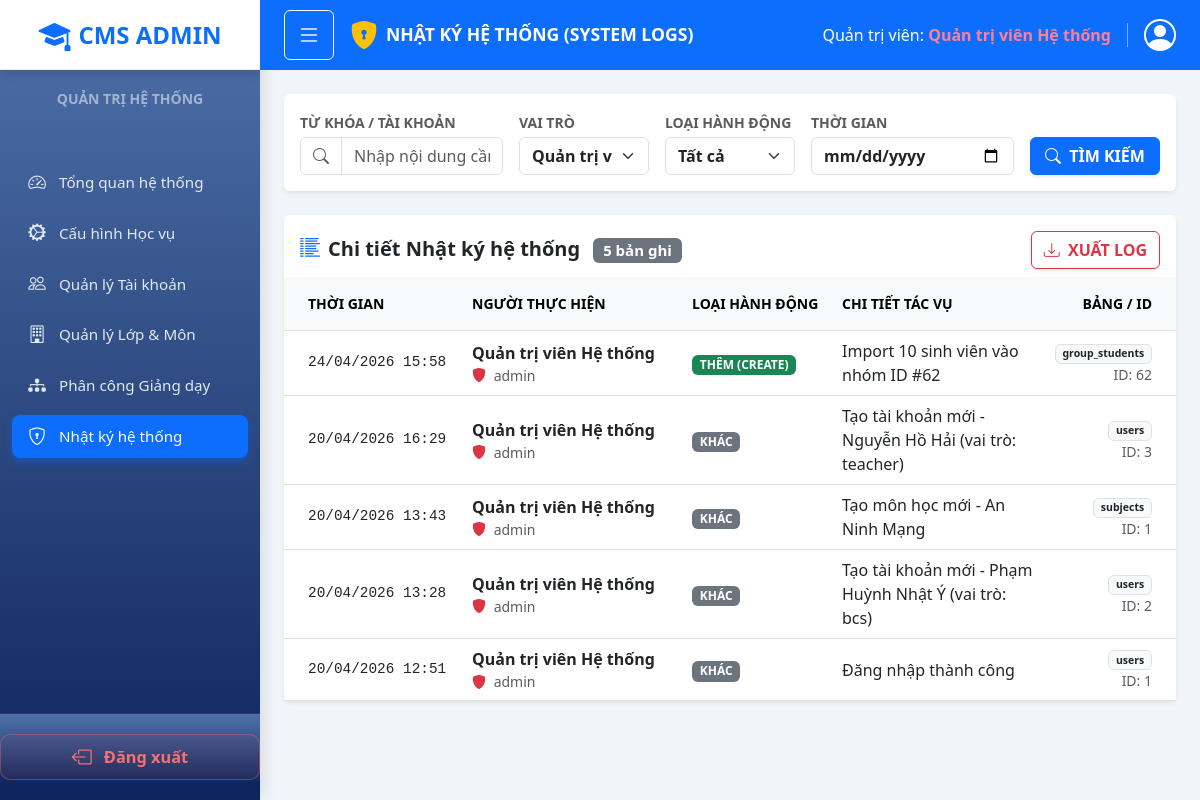
The page /views/admin/system-logs.php?role=admin (signed in) on the database its author committed.
### tables this page shows
CREATE TABLE `system_logs` (
  `id` int(11) NOT NULL AUTO_INCREMENT,
  `user_id` int(11) DEFAULT NULL,
  `action` varchar(255) DEFAULT NULL,
  `target_table` varchar(50) DEFAULT NULL,
  `target_id` int(11) DEFAULT NULL,
  `created_at` timestamp NOT NULL DEFAULT current_timestamp(),
  PRIMARY KEY (`id`),
  KEY `user_id` (`user_id`),
  CONSTRAINT `system_logs_ibfk_1` FOREIGN KEY (`user_id`) REFERENCES `users` (`id`) ON DELETE SET NULL
);

CREATE TABLE `users` (
  `id` int(11) NOT NULL AUTO_INCREMENT,
  `username` varchar(50) DEFAULT NULL,
  `password` varchar(255) DEFAULT NULL,
  `full_name` varchar(100) DEFAULT NULL,
  `email` varchar(100) NOT NULL,
  `google_id` varchar(255) DEFAULT NULL,
  `role` enum('student','bcs','teacher','support_admin','admin') DEFAULT 'student',
  `secondary_role` enum('student','bcs','teacher','admin') DEFAULT NULL,
  `is_active` tinyint(1) DEFAULT 1 COMMENT '1: Hoạt động, 0: Bị khóa',
  `position` varchar(100) DEFAULT NULL COMMENT 'Chức vụ (BCS): Lớp trưởng, Lớp phó',
  `academic_title` varchar(50) DEFAULT NULL COMMENT 'Học hàm/học vị: GS, PGS, TS, ThS, CN...',
  `avatar` varchar(255) DEFAULT NULL,
  `birth_date` date DEFAULT NULL,
  `phone_number` varchar(20) DEFAULT NULL,
  `address` varchar(255) DEFAULT NULL,
  `created_at` timestamp NOT NULL DEFAULT current_timestamp(),
  PRIMARY KEY (`id`),
  UNIQUE KEY `email` (`email`)
);

### config/config.php (called while the page is built, shortened)
<?php
function getDBConnection() {
    global $conn;
    if (!isset($conn) || $conn === false) {
        try {
            $conn = mysqli_connect(DB_HOST, DB_USER, DB_PASS, DB_NAME, DB_PORT);
        } catch (Throwable $e) {
            $safeHost = DB_HOST ?: '(empty-host)';
            throw new Exception("Lỗi kết nối database tới '{$safeHost}'. Vui lòng kiểm tra DB_HOST/DB_NAME/DB_USER/DB_PASS trong .env.local hoặc biến môi trường host. Chi tiết: " . $e->getMessage());
        }
        mysqli_set_charset($conn, "utf8mb4");
    }
    return $conn;
}
function e($string) {
    return htmlspecialchars($string ?? '', ENT_QUOTES, 'UTF-8');
}
function db_query($sql, $params = []) {
    $conn = getDBConnection();
    $stmt = mysqli_prepare($conn, $sql);
    if (!empty($params)) {
        $types = str_repeat('s', count($params));
        mysqli_stmt_bind_param($stmt, $types, ...$params);
    }
    $execResult = mysqli_stmt_execute($stmt);
    $trimmedSql = trim($sql);
    $isSelect = preg_match('/^\s*(SELECT|SHOW|DESCRIBE|EXPLAIN)\s/i', $trimmedSql);
    if ($isSelect) {
        $result = mysqli_stmt_get_result($stmt);
        return $result;
    }
}
function db_fetch_all($sql, $params = []) {
    $result = db_query($sql, $params);
    $rows = [];
    while ($row = mysqli_fetch_assoc($result)) {
        $rows[] = $row;
    }
    return $rows;
}
function db_count($sql, $params = []) {
    $result = db_query($sql, $params);
    $row = mysqli_fetch_assoc($result);
    return $row ? array_values($row)[0] : 0;
}

### config/helpers.php (called while the page is built, shortened)
<?php
function formatDateTime($date, $format = 'd/m/Y H:i') {
    $timestamp = is_string($date) ? strtotime($date) : $date;
    return date($format, $timestamp);
}

### views/admin/system-logs.php (the view, shortened to what this page needs)
<?php
require_once __DIR__ . '/../../config/config.php';
require_once __DIR__ . '/../../config/helpers.php';
$search = $_GET['search'] ?? '';
$roleFilter = $_GET['role'] ?? 'all';
$actionFilter = $_GET['action'] ?? 'all';
$dateFilter = $_GET['date'] ?? '';
$whereConditions = [];
$params = [];
if ($roleFilter !== 'all') {
    $whereConditions[] = "u.role = ?";
    $params[] = $roleFilter;
}
$whereClause = '';
if (count($whereConditions) > 0) {
    $whereClause = 'WHERE ' . implode(' AND ', $whereConditions);
}
$countSql = "SELECT COUNT(*) as total FROM system_logs sl
             LEFT JOIN users u ON sl.user_id = u.id
             $whereClause";
$totalRecords = (int) db_count($countSql, $params);
$perPage = 15;
$currentPage = isset($_GET['page']) ? max(1, (int)$_GET['page']) : 1;
$offset = ($currentPage - 1) * $perPage;
$sql = "SELECT sl.*, u.full_name, u.username, u.role, u.email
        FROM system_logs sl
        LEFT JOIN users u ON sl.user_id = u.id
        $whereClause
        ORDER BY sl.created_at DESC
        LIMIT $perPage OFFSET $offset";
$logs = db_fetch_all($sql, $params);
function getActionType($action) {
    $action = strtolower($action);
    if (strpos($action, 'create') !== false || strpos($action, 'thêm') !== false || strpos($action, 'import') !== false) {
        return ['type' => 'create', 'label' => 'THÊM (CREATE)', 'class' => 'bg-success'];
    }
    return ['type' => 'other', 'label' => 'KHÁC', 'class' => 'bg-secondary'];
}
function getRoleDisplay($role, $fullName) {
    $roleConfig = [
        'admin' => ['icon' => 'bi-shield-fill', 'icon_class' => 'text-danger', 'badge_class' => 'bg-danger text-white', 'label' => 'Quản trị viên'],
        'teacher' => ['icon' => 'bi-person-video3', 'icon_class' => 'text-primary', 'badge_class' => 'bg-primary text-white', 'label' => 'Giảng viên'],
        'bcs' => ['icon' => 'bi-star-fill', 'icon_class' => 'text-warning', 'badge_class' => 'bg-warning text-dark', 'label' => 'Ban Cán Sự'],
        'student' => ['icon' => 'bi-person', 'icon_class' => 'text-info', 'badge_class' => 'bg-info text-white', 'label' => 'Sinh viên'],
    ];
    return $roleConfig[$role] ?? ['icon' => 'bi-person', 'icon_class' => 'text-secondary', 'badge_class' => 'bg-secondary text-white', 'label' => $role];
}
?>
<!DOCTYPE html>
<html lang="vi">
<head>
    <link href="https://cdn.jsdelivr.net/npm/bootstrap@5.3.0/dist/css/bootstrap.min.css" rel="stylesheet">
    <link href="https://cdn.jsdelivr.net/npm/bootstrap-icons@1.10.5/font/bootstrap-icons.css" rel="stylesheet">
    <link rel="stylesheet" href="../../public/css/style.css">
    <link rel="stylesheet" href="../../public/css/layout.css">
    <link rel="stylesheet" href="../../public/css/admin/admin-layout.css">
    <link rel="stylesheet" href="../../public/css/admin/system-logs.css">
</head>
<body class="dashboard-body">
<?php
require_once __DIR__ . '/../../layouts/admin-sidebar.php';
?>
<div class="main-content admin-main-content" id="mainContent">
<?php
require_once __DIR__ . '/../../layouts/admin-topbar.php';
?>
    <div class="p-4">
        <div class="card shadow-sm border-0 mb-4">
            <div class="card-body">
                <form method="GET" action="" class="row g-3 align-items-end">
                    <div class="col-md-3">
                        <label class="fw-bold small text-muted mb-1">TỪ KHÓA / TÀI KHOẢN</label>
                        <div class="input-group">
                            <span class="input-group-text bg-white"><i class="bi bi-search text-muted"></i></span>
                            <input type="text" name="search" class="form-control" placeholder="Nhập nội dung cần tìm..." value="<?php echo e($search); ?>">
                        </div>
                    </div>
                    <div class="col-md-2">
                        <label class="fw-bold small text-muted mb-1">VAI TRÒ</label>
                        <select name="role" class="form-select fw-bold">
                            <option value="admin" <?php echo $roleFilter === 'admin' ? 'selected' : ''; ?>>Quản trị viên</option>
                        </select>
                    </div>
                    <div class="col-md-2">
                        <label class="fw-bold small text-muted mb-1">LOẠI HÀNH ĐỘNG</label>
                        <select name="action" class="form-select fw-bold">
                            <option value="all" <?php echo $actionFilter === 'all' ? 'selected' : ''; ?>>Tất cả</option>
                        </select>
                    </div>
                    <div class="col-md-3">
                        <label class="fw-bold small text-muted mb-1">THỜI GIAN</label>
                        <input type="date" name="date" class="form-control fw-bold" value="<?php echo e($dateFilter); ?>">
                    </div>
                    <div class="col-md-2 text-md-end">
                        <button type="submit" class="btn btn-primary fw-bold shadow-sm w-100">
                            <i class="bi bi-search me-1"></i> TÌM KIẾM
                        </button>
                    </div>
                </form>
            </div>
        </div>
        <div class="card shadow-sm border-0">
            <div class="card-header bg-white pt-3 pb-2 border-0 d-flex justify-content-between align-items-center">
                <h5 class="fw-bold text-dark m-0">
                    <i class="bi bi-list-columns-reverse me-2 text-primary"></i>Chi tiết Nhật ký hệ thống
                    <span class="badge bg-secondary ms-2"><?php echo number_format($totalRecords); ?> bản ghi</span>
                </h5>
                <a class="btn btn-outline-danger fw-bold shadow-sm" href="?export=csv&search=<?php echo urlencode($search); ?>&role=<?php echo e($roleFilter); ?>&action=<?php echo e($actionFilter); ?>&date=<?php echo e($dateFilter); ?>">
                    <i class="bi bi-download me-1"></i> XUẤT LOG
                </a>
            </div>
            <div class="card-body p-0">
                <div class="table-responsive">
                    <table class="table table-hover align-middle mb-0">
                        <thead class="table-light small text-muted fw-bold">
                            <tr>
                                <th class="ps-4 py-3" style="width: 180px;">THỜI GIAN</th>
                                <th class="py-3" style="width: 220px;">NGƯỜI THỰC HIỆN</th>
                                <th class="py-3" style="width: 150px;">LOẠI HÀNH ĐỘNG</th>
                                <th class="py-3">CHI TIẾT TÁC VỤ</th>
                                <th class="pe-4 py-3 text-end" style="width: 120px;">BẢNG / ID</th>
                            </tr>
                        </thead>
                        <tbody>
                            <?php if (count($logs) > 0): ?>
                                <?php foreach ($logs as $log): ?>
                                    <?php
                                    $actionType = getActionType($log['action']);
                                    $roleDisplay = getRoleDisplay($log['role'], $log['full_name']);
                                    $isWarning = $actionType['type'] === 'warning';
                                    ?>
                                    <tr class="<?php echo $isWarning ? 'bg-warning bg-opacity-10' : ''; ?>">
                                        <td class="ps-4 text-dark log-time <?php echo $isWarning ? 'fw-bold text-danger' : ''; ?>">
                                            <?php echo formatDateTime($log['created_at']); ?>
                                        </td>
                                        <td>
                                            <?php if ($log['full_name']): ?>
                                                <div class="fw-bold text-dark"><?php echo e($log['full_name']); ?></div>
                                                <div class="small text-muted">
                                                    <i class="bi <?php echo $roleDisplay['icon']; ?> <?php echo $roleDisplay['icon_class']; ?> me-1"></i>
                                                    <?php echo e($log['username']); ?>
                                                </div>
                                            <?php endif; ?>
                                        </td>
                                        <td>
                                            <span class="badge <?php echo $actionType['class']; ?>"><?php echo $actionType['label']; ?></span>
                                        </td>
                                        <td class="text-dark"><?php echo e($log['action']); ?></td>
                                        <td class="pe-4 text-end text-muted small">
                                            <?php if ($log['target_table']): ?>
                                                <span class="badge bg-light text-dark border"><?php echo e($log['target_table']); ?></span>
                                                <?php if ($log['target_id']): ?>
                                                    <br>ID: <?php echo e($log['target_id']); ?>
                                                <?php endif; ?>
                                            <?php else: ?>
                                                --
                                            <?php endif; ?>
                                        </td>
                                    </tr>
                                <?php endforeach; ?>
                            <?php endif; ?>
                        </tbody>
                    </table>
                </div>
            </div>
        </div>
    </div>
</div>
</body>
</html>

### public/css/style.css (style rules this page uses)
body { font-family: 'Segoe UI', Tahoma, Geneva, Verdana, sans-serif; background-color: #f4f6f9; }
.dashboard-body { background-color: #f4f6f9; }
* { box-sizing: border-box; }

### public/css/admin/admin-layout.css (style rules this page uses)
.admin-main-content { padding-top: var(--cms-header-height, 70px) !important; background-color: #f1f5f9; min-height: 100vh; }

### public/css/admin/system-logs.css (style rules this page uses)
.log-time { font-family: monospace; font-size: 0.9rem; }

### public/css/menu.css (style rules this page uses)
:root { --cms-sidebar-width: 260px; --cms-sidebar-collapsed-width: 86px; --cms-header-height: 70px; }
.main-content, #mainContent { margin-left: var(--cms-sidebar-width); transition: margin-left 0.3s ease; }

### public/css/topbar.css (style rules this page uses)
.main-content, #mainContent { padding-top: var(--cms-header-height, 70px) !important; }

### rows shown on the page
system_logs: created_at "24/04/2026 15:58", user.full_name "Quản trị viên Hệ thống", user.username "admin", action "THÊM (CREATE)", action "Import 10 sinh viên vào nhóm ID #62", target_table "group_students", target "62"
system_logs: created_at "20/04/2026 16:29", user.full_name "Quản trị viên Hệ thống", user.username "admin", action "KHÁC", action "Tạo tài khoản mới - Nguyễn Hồ Hải (vai trò: teacher)", target_table "users", target "3"
system_logs: created_at "20/04/2026 13:43", user.full_name "Quản trị viên Hệ thống", user.username "admin", action "KHÁC", action "Tạo môn học mới - An Ninh Mạng", target_table "subjects", target "1"
system_logs: created_at "20/04/2026 13:28", user.full_name "Quản trị viên Hệ thống", user.username "admin", action "KHÁC", action "Tạo tài khoản mới - Phạm Huỳnh Nhật Ý (vai trò: bcs)", target_table "users", target "2"
system_logs: created_at "20/04/2026 12:51", user.full_name "Quản trị viên Hệ thống", user.username "admin", action "KHÁC", action "Đăng nhập thành công", target_table "users", target "1"

### other values the page prints
$item['label'] "Tổng quan hệ thống"
$item['label'] "Cấu hình Học vụ"
$item['label'] "Quản lý Tài khoản"
$item['label'] "Quản lý Lớp & Môn"
$item['label'] "Phân công Giảng dạy"
$item['label'] "Nhật ký hệ thống"
$pageTitle "NHẬT KÝ HỆ THỐNG (SYSTEM LOGS)"
$currentUser['full_name'] "Quản trị viên Hệ thống"
$totalRecords "5"
